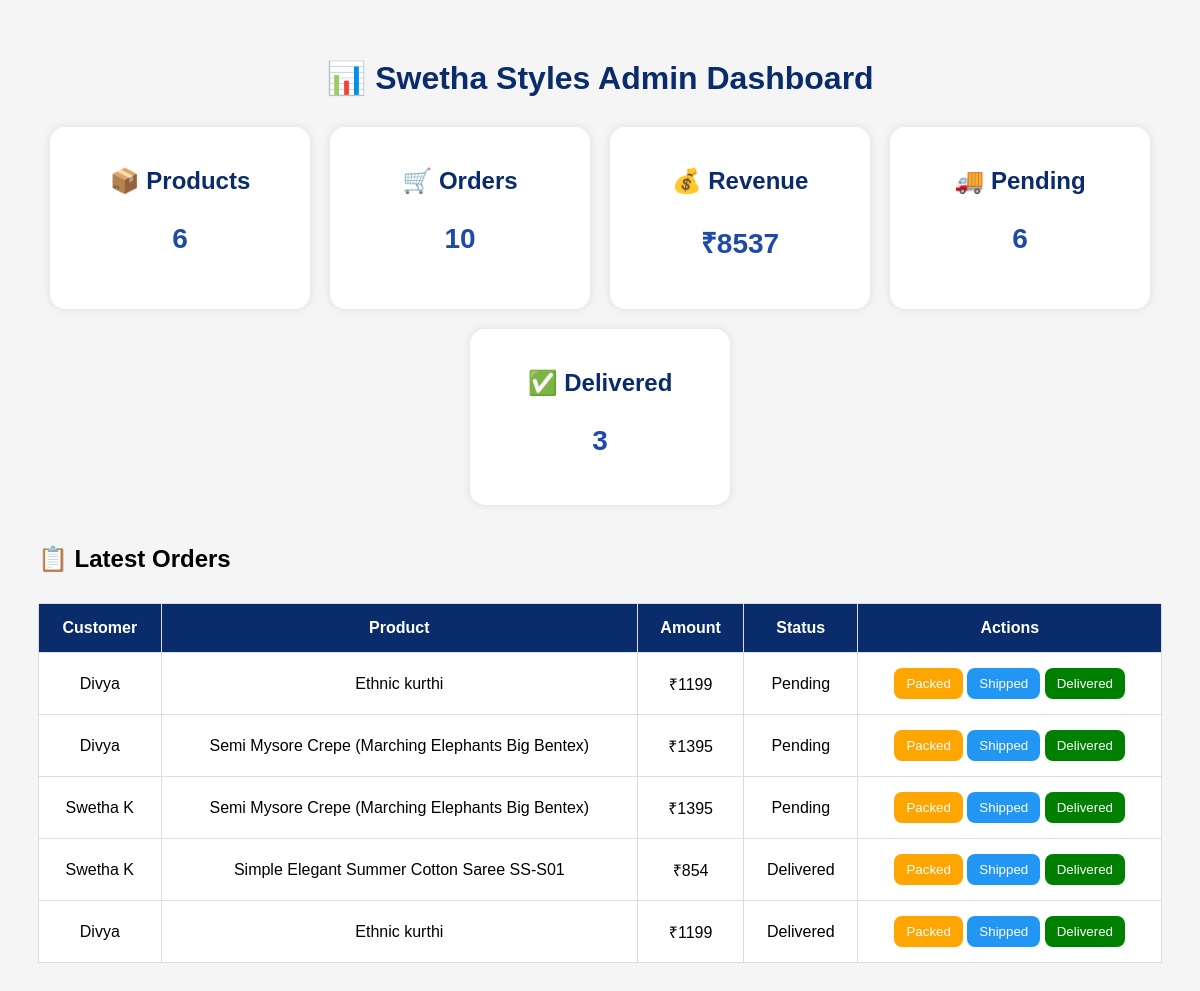
Screenshot of /admin-dashboard/ with the database file from the repository.
### store/models.py (models this page shows, shortened)
class Order(models.Model):
    STATUS_CHOICES = (
        ('Pending', 'Pending'),
        ('Packed', 'Packed'),
        ('Shipped', 'Shipped'),
        ('Delivered', 'Delivered'),
    )
    user = models.ForeignKey(
        User,
        on_delete=models.CASCADE
    )
    customer_name = models.CharField(max_length=200)
    phone = models.CharField(max_length=20)
    address = models.TextField()
    city = models.CharField(max_length=100)
    payment_method = models.CharField(max_length=100)
    product = models.ForeignKey(
        Product,
        on_delete=models.CASCADE
    )
    quantity = models.IntegerField()
    total_price = models.IntegerField()
    selected_color = models.CharField(
    max_length=50,
    blank=True,
    null=True
    )
    status = models.CharField(
        max_length=20,
        choices=STATUS_CHOICES,
        default='Pending'
    )

class Product(models.Model):
    product_code = models.CharField(max_length=20)
    name = models.CharField(max_length=200)
    price = models.IntegerField()
    available_colors = models.CharField(
        max_length=200,
        blank=True,
        null=True
    )
    stock = models.IntegerField(default=1)
    image = models.ImageField(
        upload_to='products/'
    )
    description = models.TextField(
        blank=True,
        null=True
    )
    original_price = models.IntegerField(default=0)
    discount_percent = models.IntegerField(default=0)
    category = models.CharField(
        max_length=100,
        choices=CATEGORY_CHOICES
    )

### store/views.py (the view)
# urls.py: path('admin-dashboard/', views.admin_dashboard),
def admin_dashboard(request):
    total_products = Product.objects.count()
    total_orders = Order.objects.count()
    total_revenue = 0
    for order in Order.objects.all():
        total_revenue += order.total_price
    pending_orders = Order.objects.filter(
        status='Pending'
    ).count()
    delivered_orders = Order.objects.filter(
        status='Delivered'
    ).count()
    latest_orders = Order.objects.order_by('-id')[:5]
    return render(
        request,
        'store/admin_dashboard.html',
        {
            'total_products': total_products,
            'total_orders': total_orders,
            'total_revenue': total_revenue,
            'pending_orders': pending_orders,
            'delivered_orders': delivered_orders,
            'latest_orders': latest_orders
        }
    )

### store/templates/store/admin_dashboard.html (shortened to what this page needs)
<!DOCTYPE html>
<html>
<head>
</head>
<body>
<h1>📊 Swetha Styles Admin Dashboard</h1>
<div class="cards">
    <div class="card">
        <h2>📦 Products</h2>
        <h3>{{ total_products }}</h3>
    </div>
    <div class="card">
        <h2>🛒 Orders</h2>
        <h3>{{ total_orders }}</h3>
    </div>
    <div class="card">
        <h2>💰 Revenue</h2>
        <h3>₹{{ total_revenue }}</h3>
    </div>
    <div class="card">
        <h2>🚚 Pending</h2>
        <h3>{{ pending_orders }}</h3>
    </div>
    <div class="card">
        <h2>✅ Delivered</h2>
        <h3>{{ delivered_orders }}</h3>
    </div>
</div>
<h2 style="margin-top:40px;">📋 Latest Orders</h2>
<table>
<tr>
    <th>Customer</th>
    <th>Product</th>
    <th>Amount</th>
    <th>Status</th>
    <th>Actions</th>
</tr>
{% for order in latest_orders %}
<tr>
    <td>{{ order.customer_name }}</td>
    <td>{{ order.product.name }}</td>
    <td>₹{{ order.total_price }}</td>
    <td>{{ order.status }}</td>
    <td>
        <a href="/update-order/{{ order.id }}/Packed/">
            <button class="packed-btn">
                Packed
            </button>
        </a>
        <a href="/update-order/{{ order.id }}/Shipped/">
            <button class="shipped-btn">
                Shipped
            </button>
        </a>
        <a href="/update-order/{{ order.id }}/Delivered/">
            <button class="delivered-btn">
                Delivered
            </button>
        </a>
    </td>
</tr>
{% endfor %}
</table>
</body>
</html>

### store/templates/store/admin_dashboard.html (style rules this page uses)
body { font-family:Poppins,sans-serif; background:#f5f5f5; padding:30px; }
h1 { text-align:center; color:#0b2c6b; }
.cards { display:flex; gap:20px; flex-wrap:wrap; margin-top:30px; justify-content:center; }
.card { background:white; padding:20px; border-radius:15px; width:220px; text-align:center; box-shadow:0 0 10px rgba(0,0,0,0.1); }
.card h2 { color:#0b2c6b; }
.card h3 { color:#1f4aa8; font-size:28px; }
table { width:100%; background:white; margin-top:30px; border-collapse:collapse; }
th,td { padding:15px; border:1px solid #ddd; text-align:center; }
th { background:#0b2c6b; color:white; }
.packed-btn { background:orange; color:white; border:none; padding:8px 12px; border-radius:8px; cursor:pointer; }
.shipped-btn { background:#2196f3; color:white; border:none; padding:8px 12px; border-radius:8px; cursor:pointer; }
.delivered-btn { background:green; color:white; border:none; padding:8px 12px; border-radius:8px; cursor:pointer; }
a { text-decoration:none; }

### rows the page displays
Order: customer_name "Divya", product.name "Ethnic kurthi", total_price "1199", status "Pending"
Order: customer_name "Divya", product.name "Semi Mysore Crepe (Marching Elephants Big Bentex)", total_price "1395", status "Pending"
Order: customer_name "Swetha K", product.name "Semi Mysore Crepe (Marching Elephants Big Bentex)", total_price "1395", status "Pending"
Order: customer_name "Swetha K", product.name "Simple Elegant Summer Cotton Saree SS-S01", total_price "854", status "Delivered"
Order: customer_name "Divya", product.name "Ethnic kurthi", total_price "1199", status "Delivered"

### other values shown
{{ total_products }} "6"
{{ total_orders }} "10"
{{ total_revenue }} "8537"
{{ pending_orders }} "6"
{{ delivered_orders }} "3"
